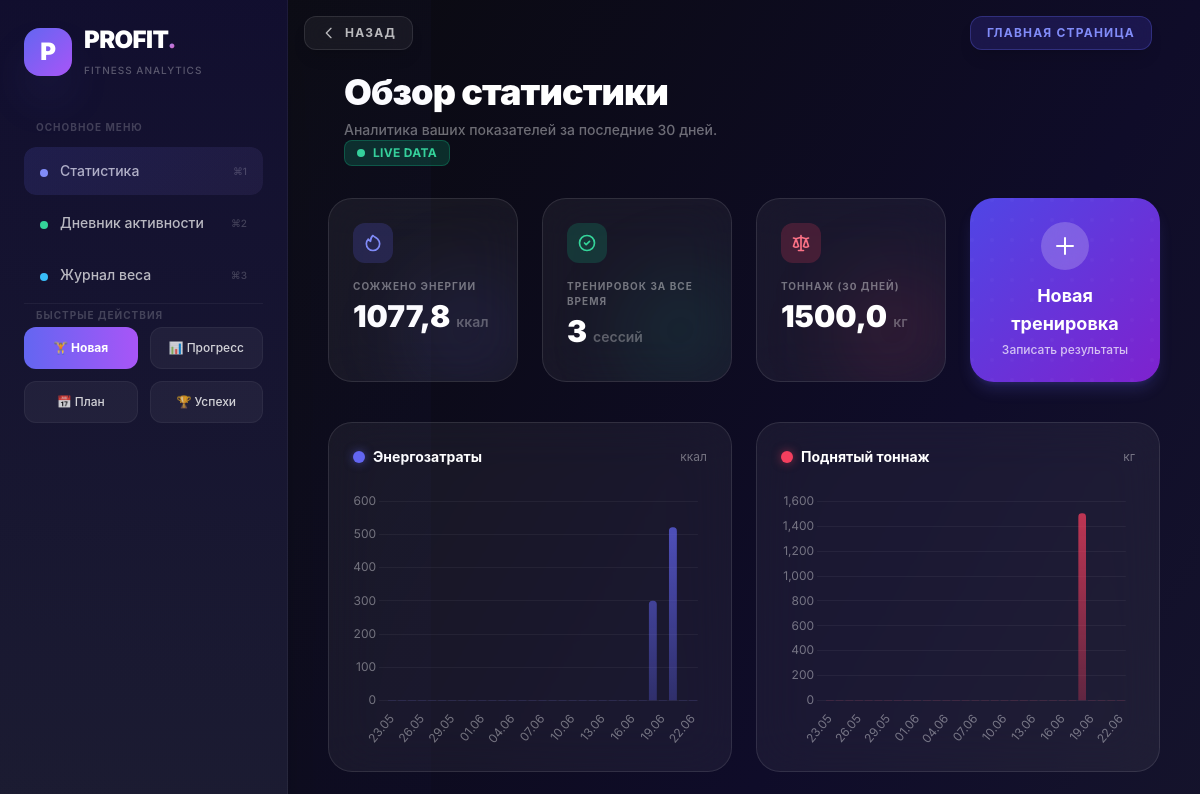
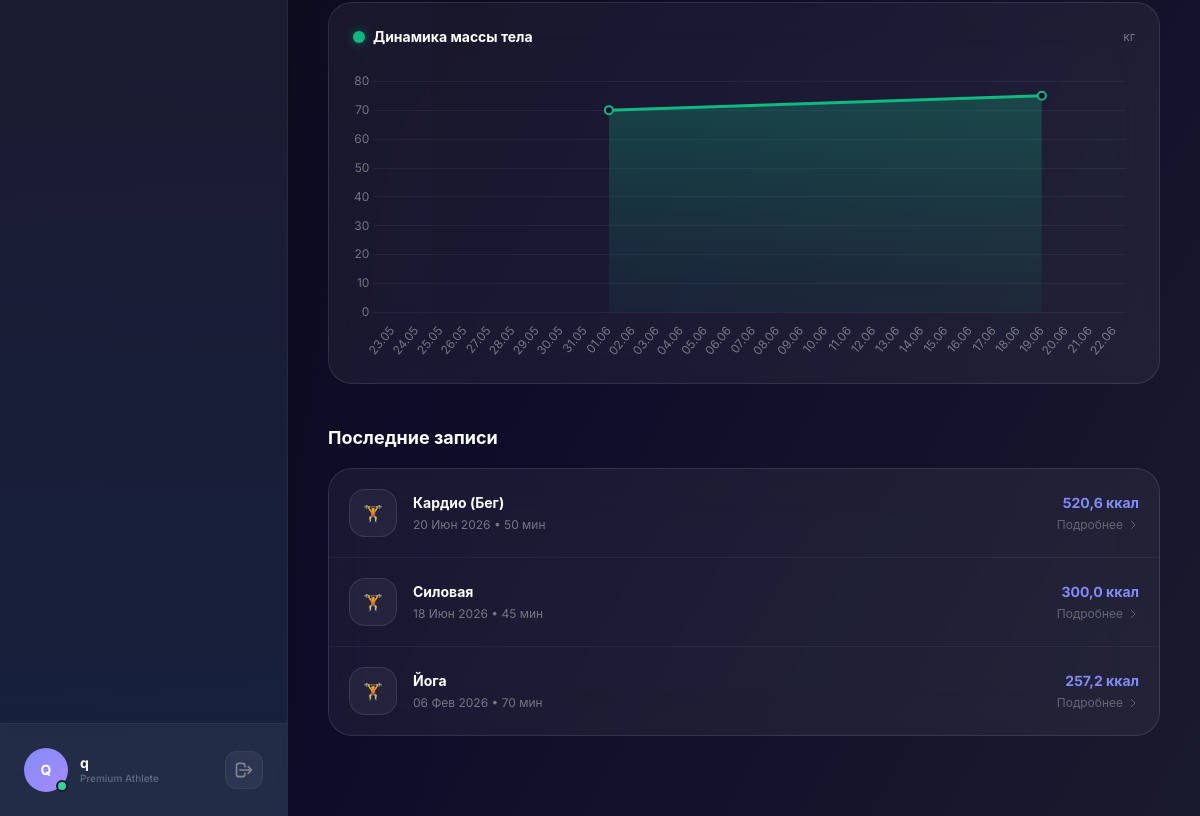
Page /analytics/dashboard/ (signed in) on the earlier database version (2 pictures, top to bottom).
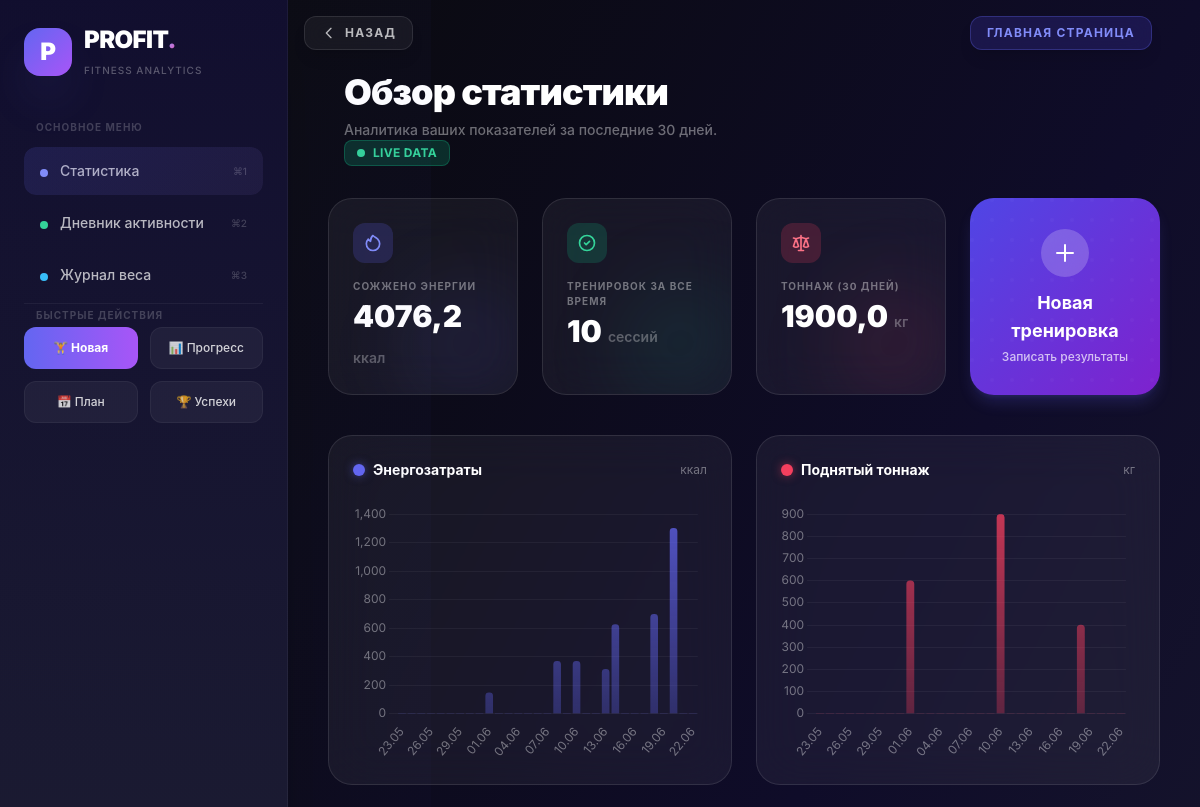
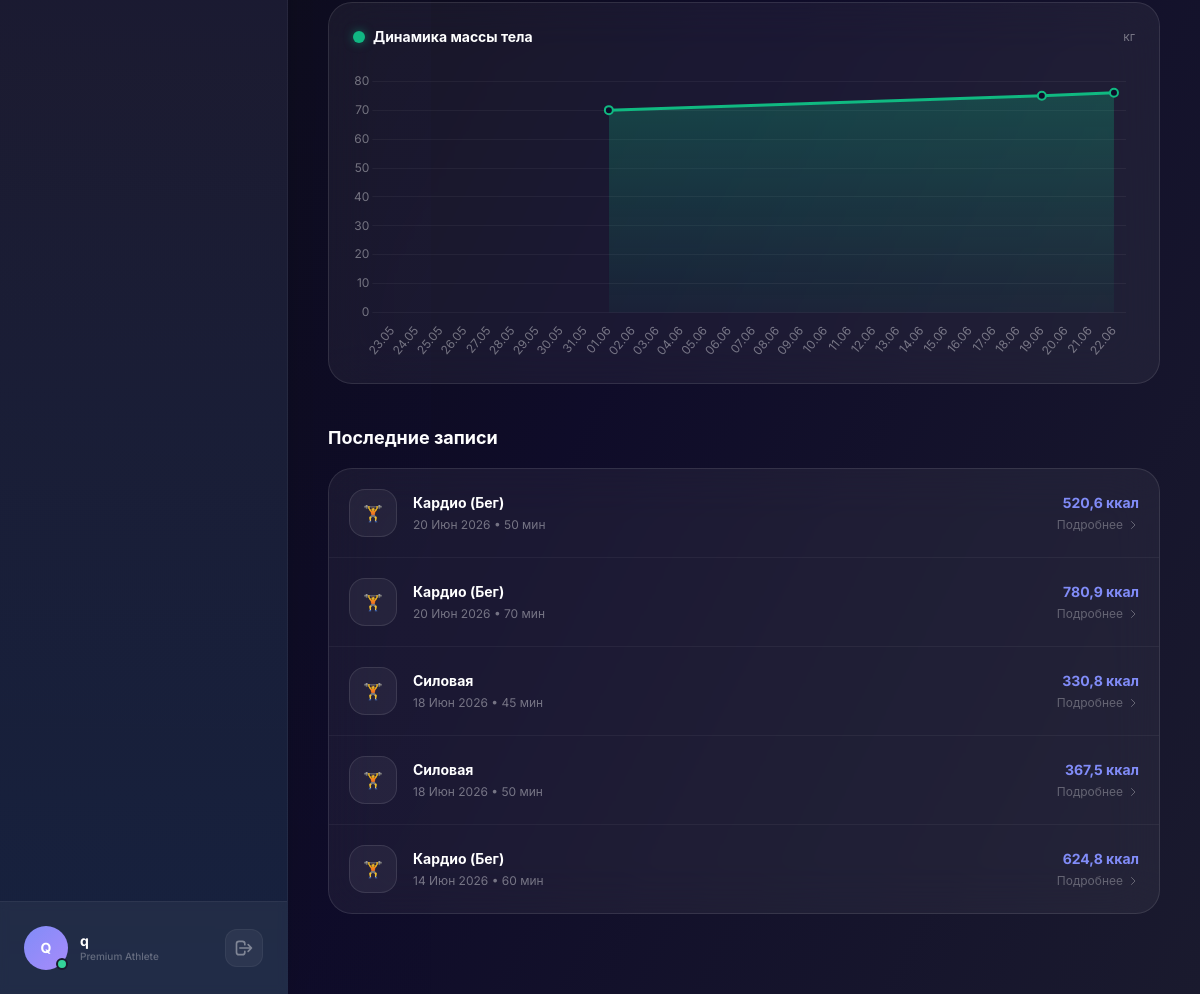
Same page on the later database version (2 pictures, top to bottom).
### apps/workouts/models.py (models this page shows, shortened)
class Workout(models.Model):
    user = models.ForeignKey(User, on_delete=models.CASCADE, related_name='workouts')
    date = models.DateField()
    type = models.ForeignKey(WorkoutType, on_delete=models.PROTECT)
    duration_minutes = models.PositiveIntegerField()
    calories_burned = models.FloatField()
    class Meta:
        verbose_name = 'Тренировка'
        verbose_name_plural = 'Тренировки'
        ordering = ['-date']

class WorkoutType(models.Model):
    name = models.CharField(max_length=50, unique=True)
    met_coefficient = models.FloatField(default=5.0, help_text="Используется для точного расчета ккал по формуле MET")
    class Meta:
        verbose_name = 'Тип тренировки'
        verbose_name_plural = 'Типы тренировок'

### apps/analytics/views.py (the view)
# urls.py: path('dashboard/', DashboardView.as_view(), name='dashboard'),
class DashboardView(LoginRequiredMixin, View):
    def get(self, request):
        user = request.user
        today = datetime.date.today()
        month_ago = today - datetime.timedelta(days=30)
        workouts = Workout.objects.filter(user=user, date__gte=month_ago).prefetch_related('exercises')
        progress_logs = UserProgress.objects.filter(user=user, date__gte=month_ago)
        total_stats = Workout.objects.filter(user=user).aggregate(
            sum_kcal=Sum('calories_burned'),
            count_id=Count('id')
        )
        all_dates = [month_ago + datetime.timedelta(days=i) for i in range(31)]
        workout_data = {}
        for w in workouts:
            if w.date not in workout_data:
                workout_data[w.date] = []
            workout_data[w.date].append(w)
        progress_data = {p.date: p for p in progress_logs}
        labels = []
        energy = []
        tonnages = []
        weights = []
        for d in all_dates:
            labels.append(d.strftime('%d.%m'))
            if d in workout_data:
                day_workouts = workout_data[d]
                day_kcal = sum(w.calories_burned or 0 for w in day_workouts)
                day_tonnage = sum(sum(e.get_tonnage() for e in w.exercises.all()) for w in day_workouts)
                energy.append(day_kcal)
                tonnages.append(day_tonnage)
            else:
                energy.append(0)
                tonnages.append(0)
            if d in progress_data:
                weights.append(float(progress_data[d].body_weight))
            else:
                weights.append(None)
        context = {
            'total_calories': round(total_stats['sum_kcal'] or 0.0, 1),
            'total_workouts': total_stats['count_id'] or 0,
            'total_tonnage': round(sum(tonnages), 1),
            'labels_list': json.dumps(labels),
            'energy_data': json.dumps(energy),
            'tonnage_data': json.dumps(tonnages),
            'weight_data': json.dumps(weights),
            'recent_workouts': Workout.objects.filter(user=user).order_by('-date')[:5]
        }
        return render(request, 'analytics/dashboard.html', context)

### apps/workouts/models.py (called while the page is built)
    def get_tonnage(self):
        return self.sets * self.reps * self.weight

### templates/analytics/dashboard.html (shortened to what the changed rows need)
{% extends 'base.html' %}
{% block content %}
<div class="pt-17 max-w-7xl mx-auto px-4 py-8">
    <div>
        <h2 class="text-4xl font-black text-white tracking-tight">Обзор статистики</h2>
    </div>
</div>
<div class="grid grid-cols-1 md:grid-cols-2 lg:grid-cols-4 gap-6 mb-10">
    <div class="bg-white/5 backdrop-blur-xl p-6 rounded-3xl border border-white/10 relative overflow-hidden group hover:border-indigo-500/50 transition-all duration-500 hover:shadow-2xl hover:shadow-indigo-500/20">
        <div class="relative z-10">
            <div class="w-10 h-10 rounded-xl bg-indigo-500/20 flex items-center justify-center mb-4 text-indigo-400">
                <svg class="w-5 h-5" fill="none" stroke="currentColor" viewBox="0 0 24 24"><path stroke-linecap="round" stroke-linejoin="round" stroke-width="2" d="M17.657 18.657A8 8 0 016.343 7.343S7 9 9 10c0-2 .5-5 2.986-7C14 5 16.09 5.777 17.656 7.343A7.975 7.975 0 0120 13a7.975 7.975 0 01-2.343 5.657z"/></svg>
            </div>
            <p class="text-[10px] font-bold text-white/40 uppercase tracking-widest mb-1">Сожжено энергии</p>
            <h3 class="text-3xl font-black text-white group-hover:text-indigo-400 transition-colors">{{ total_calories }} <span class="text-sm font-semibold text-white/30">ккал</span></h3>
        </div>
    </div>
    <div class="bg-white/5 backdrop-blur-xl p-6 rounded-3xl border border-white/10 relative overflow-hidden group hover:border-emerald-500/50 transition-all duration-500 hover:shadow-2xl hover:shadow-emerald-500/20">
        <div class="relative z-10">
            <div class="w-10 h-10 rounded-xl bg-emerald-500/20 flex items-center justify-center mb-4 text-emerald-400">
                <svg class="w-5 h-5" fill="none" stroke="currentColor" viewBox="0 0 24 24"><path stroke-linecap="round" stroke-linejoin="round" stroke-width="2" d="M9 12l2 2 4-4m6 2a9 9 0 11-18 0 9 9 0 0118 0z"/></svg>
            </div>
            <p class="text-[10px] font-bold text-white/40 uppercase tracking-widest mb-1">Тренировок за все время</p>
            <h3 class="text-3xl font-black text-white group-hover:text-emerald-400 transition-colors">{{ total_workouts }} <span class="text-sm font-semibold text-white/30">сессий</span></h3>
        </div>
    </div>
    <div class="bg-white/5 backdrop-blur-xl p-6 rounded-3xl border border-white/10 relative overflow-hidden group hover:border-rose-500/50 transition-all duration-500 hover:shadow-2xl hover:shadow-rose-500/20">
        <div class="relative z-10">
            <div class="w-10 h-10 rounded-xl bg-rose-500/20 flex items-center justify-center mb-4 text-rose-400">
                <svg class="w-5 h-5" fill="none" stroke="currentColor" viewBox="0 0 24 24"><path stroke-linecap="round" stroke-linejoin="round" stroke-width="2" d="M3 6l3 1m0 0l-3 9a5.002 5.002 0 006.001 0M6 7l3 9M6 7l6-2m6 2l3-1m-3 1l-3 9a5.002 5.002 0 006.001 0M18 7l3 9m-3-9l-6-2m0-2v2m0 16V5m0 16H9m3 0h3"/></svg>
            </div>
            <p class="text-[10px] font-bold text-white/40 uppercase tracking-widest mb-1">Тоннаж (30 дней)</p>
            <h3 class="text-3xl font-black text-white group-hover:text-rose-400 transition-colors">{{ total_tonnage }} <span class="text-sm font-semibold text-white/30">кг</span></h3>
        </div>
    </div>
</div>
<div class="grid grid-cols-1 lg:grid-cols-2 gap-6 mb-10">
    <div class="bg-white/5 backdrop-blur-xl p-6 rounded-3xl border border-white/10 relative">
        <div class="h-64"><canvas id="caloriesChart"></canvas></div>
    </div>
    <div class="bg-white/5 backdrop-blur-xl p-6 rounded-3xl border border-white/10 relative">
        <div class="h-64"><canvas id="tonnageChart"></canvas></div>
    </div>
    <div class="bg-white/5 backdrop-blur-xl p-6 rounded-3xl border border-white/10 relative lg:col-span-2">
        <div class="h-72"><canvas id="weightChart"></canvas></div>
    </div>
</div>
<div class="mb-10">
    <div class="bg-white/5 backdrop-blur-xl rounded-3xl border border-white/10 overflow-hidden">
        {% if recent_workouts %}
            <div class="divide-y divide-white/5">
                {% for w in recent_workouts %}
                <a href="{% url 'workouts:workout_detail' w.pk %}" class="flex items-center justify-between p-5 hover:bg-white/5 transition-colors group">
                    <div class="flex items-center gap-4">
                        <div class="w-12 h-12 rounded-2xl bg-white/5 flex items-center justify-center border border-white/10 group-hover:border-indigo-500/50 group-hover:text-indigo-400 transition-colors">
                            🏋️
                        </div>
                        <div>
                            <h4 class="text-white font-bold text-sm">{{ w.type.name|default:"Тренировка" }}</h4>
                            <p class="text-xs text-white/40 mt-1">{{ w.date|date:"d M Y" }} • {{ w.duration_minutes }} мин</p>
                        </div>
                    </div>
                    <div class="text-right">
                        <span class="block text-sm font-bold text-indigo-400">{{ w.calories_burned }} ккал</span>
                        <span class="text-xs text-white/30 group-hover:text-white/50 transition-colors flex items-center gap-1 justify-end mt-1">
                            Подробнее <svg class="w-3 h-3" fill="none" stroke="currentColor" viewBox="0 0 24 24"><path stroke-linecap="round" stroke-linejoin="round" stroke-width="2" d="M9 5l7 7-7 7"/></svg>
                        </span>
                    </div>
                </a>
                {% endfor %}
            </div>
        {% else %}
            <div class="p-10 text-center">
                <p class="text-white/40 mb-4">У вас пока нет записей о тренировках.</p>
                <a href="{% url 'workouts:workout_add' %}" class="text-indigo-400 hover:text-indigo-300 font-medium text-sm">Создать первую тренировку &rarr;</a>
            </div>
        {% endif %}
    </div>
</div>
{% endblock %}

Differences in the rows shown:
no longer on this page (row unchanged): Workout: type.name "Йога", date "06 Фев 2026", duration_minutes "70", calories_burned "257,2"
added Workout: type.name "Кардио (Бег)", date "20 Июн 2026", duration_minutes "70", calories_burned "780,9"
changed Workout (number 3 of 5 on the later page): calories_burned "300,0" → "330,8"
added Workout: type.name "Силовая", date "18 Июн 2026", duration_minutes "50", calories_burned "367,5"
added Workout: type.name "Кардио (Бег)", date "14 Июн 2026", duration_minutes "60", calories_burned "624,8"
Other differences:
{{ total_calories }}: "1077,8" → "4076,2"
{{ total_workouts }}: "3" → "10"
{{ total_tonnage }}: "1500,0" → "1900,0"
chart data {{ energy_data|default:"[]"|escapejs }}: [0, 0, 0, 0, 0, 0, 0, 0, 0, 0, 0, 0, 0, 0, 0, 0, 0, 0, 0, 0, 0, 0, 0, 0, 0, 0, 300.0, 0, 520.6, 0, 0] → [0, 0, 0, 0, 0, 0, 0, 0, 0, 147.0, 0, 0, 0, 0, 0, 0, 367.5, 0, 367.5, 0, 0, 312.4, 624.8, 0, 0, 0, 698.3, 0, 1301.5, 0, 0]
chart data {{ tonnage_data|default:"[]"|escapejs }}: [0, 0, 0, 0, 0, 0, 0, 0, 0, 0, 0, 0, 0, 0, 0, 0, 0, 0, 0, 0, 0, 0, 0, 0, 0, 0, 1500.0, 0, 0, 0, 0] → [0, 0, 0, 0, 0, 0, 0, 0, 0, 600.0, 0, 0, 0, 0, 0, 0, 0, 0, 900.0, 0, 0, 0, 0.0, 0, 0, 0, 400.0, 0, 0, 0, 0]
